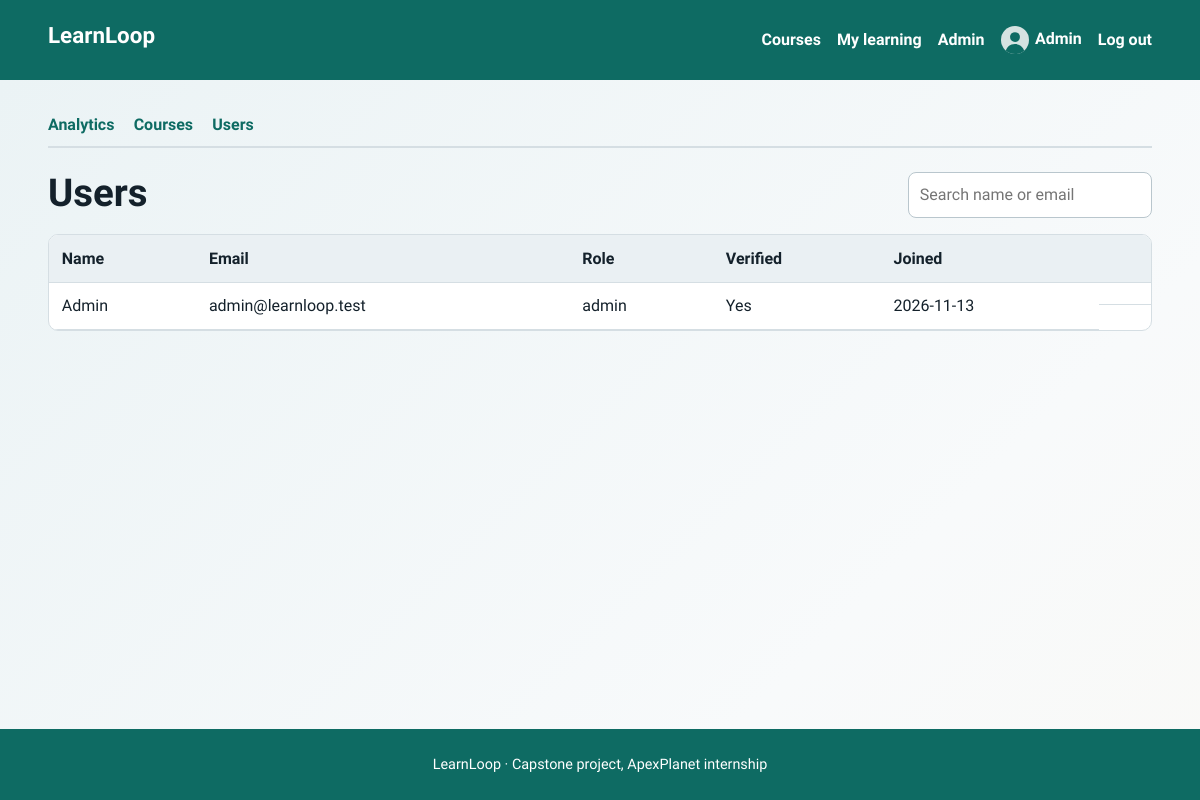
The page /admin/users.php (signed in) on the database its author committed.
### tables this page shows
CREATE TABLE users (
  id INT AUTO_INCREMENT PRIMARY KEY,
  name VARCHAR(80) NOT NULL,
  email VARCHAR(120) NOT NULL UNIQUE,
  password VARCHAR(255) NOT NULL,
  role ENUM('student','admin') NOT NULL DEFAULT 'student',
  avatar VARCHAR(120) DEFAULT NULL,
  bio VARCHAR(300) DEFAULT NULL,
  is_verified TINYINT(1) NOT NULL DEFAULT 0,
  created_at TIMESTAMP DEFAULT CURRENT_TIMESTAMP
);

### includes/functions.php (called while the page is built, shortened)
<?php
function db(): PDO {
    static $pdo = null;
    if ($pdo === null) {
        try {
            $pdo = new PDO('mysql:host=' . DB_HOST . ';dbname=' . DB_NAME . ';charset=utf8mb4', DB_USER, DB_PASS, [
                PDO::ATTR_ERRMODE => PDO::ERRMODE_EXCEPTION,
                PDO::ATTR_DEFAULT_FETCH_MODE => PDO::FETCH_ASSOC,
                PDO::ATTR_EMULATE_PREPARES => false,
            ]);
        } catch (PDOException $e) {
            http_response_code(500);
            die('<div style="font-family:sans-serif;padding:2rem;max-width:600px;margin:2rem auto;border:1px solid #e2e8f0;border-radius:8px;background:#fff5f5;color:#9b2c2c;">'
                . '<h2 style="margin-top:0;">Database Connection Error</h2>'
                . '<p><strong>' . htmlspecialchars($e->getMessage()) . '</strong></p>'
                . '<p style="color:#4a5568;">Please make sure your MariaDB/MySQL server is running on port 3306 and the <code>' . htmlspecialchars(DB_NAME) . '</code> database has been imported.</p>'
                . '</div>');
        }
    }
    return $pdo;
}
function e($v): string { return htmlspecialchars((string)$v, ENT_QUOTES, 'UTF-8'); }
function current_user(): ?array {
    static $user = false;
    if ($user === false) {
        $user = null;
        if (!empty($_SESSION['uid'])) {
            $s = db()->prepare('SELECT id,name,email,role,avatar,bio,created_at FROM users WHERE id=? AND is_verified=1');
            $s->execute([$_SESSION['uid']]);
            $user = $s->fetch() ?: null;
        }
    }
    return $user;
}
function require_admin(): array {
    $u = current_user();
    return $u;
}
function avatar_url(?array $u): string {
    return ($u && !empty($u['avatar'])) ? UPLOAD_URL . $u['avatar'] : 'assets/img/avatar.svg';
}

### admin/users.php (the view, shortened to what this page needs)
<?php
$base = '../'; require_once __DIR__ . '/../includes/functions.php'; $admin = require_admin();
$q = trim($_GET['q'] ?? '');
$s = db()->prepare("SELECT id,name,email,role,is_verified,created_at FROM users WHERE name LIKE ? OR email LIKE ? ORDER BY id DESC LIMIT 200");
$like = '%' . addcslashes($q, '%_\\') . '%'; $s->execute([$like, $like]); $rows = $s->fetchAll();
$pageTitle = 'Users'; require __DIR__ . '/../includes/header.php'; require __DIR__ . '/nav.php'; ?>
<div class="bar"><h1>Users</h1><form method="get"><input type="search" name="q" value="<?= e($q) ?>" placeholder="Search name or email" aria-label="Search users"></form></div>
<div class="table-wrap"><table>
<thead><tr><th>Name</th><th>Email</th><th>Role</th><th>Verified</th><th>Joined</th><th></th></tr></thead><tbody>
<?php foreach ($rows as $r): ?>
<tr><td><?= e($r['name']) ?></td><td><?= e($r['email']) ?></td><td><?= e($r['role']) ?></td><td><?= $r['is_verified'] ? 'Yes' : 'No' ?></td><td><?= e(substr($r['created_at'], 0, 10)) ?></td>
<td class="actions"><?php if ($r['id'] != $admin['id']): ?>
<?php endif; ?></td></tr>
<?php endforeach; if (!$rows): ?><tr><td colspan="6" class="empty">No users found.</td></tr><?php endif; ?>
</tbody></table></div>
<?php require __DIR__ . '/../includes/footer.php'; ?>

### includes/header.php (shortened to what this page needs)
<?php require_once __DIR__ . '/functions.php'; $me = current_user(); $base = $base ?? ''; ?>
<!doctype html>
<html lang="en">
<head>
<link rel="stylesheet" href="<?= $base ?>assets/css/style.css">
</head>
<body>
<header class="site-header">
  <a class="brand" href="<?= $base ?>index.php"><?= e(SITE_NAME) ?></a>
  <nav id="nav">
    <a href="<?= $base ?>index.php">Courses</a>
    <?php if ($me): ?>
      <a href="<?= $base ?>dashboard.php">My learning</a>
      <?php if ($me['role'] === 'admin'): ?><a href="<?= $base ?>admin/index.php">Admin</a><?php endif; ?>
      <a class="nav-user" href="<?= $base ?>profile.php"><img src="<?= $base . e(avatar_url($me)) ?>" alt="" width="28" height="28"><?= e($me['name']) ?></a>
      <a href="<?= $base ?>logout.php">Log out</a>
    <?php else: ?>
      <a href="<?= $base ?>login.php">Log in</a>
      <a class="btn btn-small" href="<?= $base ?>register.php">Create account</a>
    <?php endif; ?>
  </nav>
</header>
<main class="wrap">

### assets/css/style.css (style rules this page uses)
:root { --ink:#14212b;--muted:#5a6b76;--bg:#f3f6f8;--panel:#fff;--teal:#0e6b63;--teal-dark:#0a4f49;--gold:#f2b632;--line:#d5dee3;--danger:#b3372b;--radius:10px }
* { box-sizing:border-box }
body { margin:0;min-height:100vh;display:flex;flex-direction:column;font:1rem/1.6 "Source Sans 3",system-ui,sans-serif;color:var(--ink);background:var(--bg) }
h1,h2,h3,.brand { font-family:"Bricolage Grotesque",system-ui,sans-serif;line-height:1.2;margin:0 0 .6rem }
h1 { font-size:clamp(1.7rem,4vw,2.4rem);font-weight:800 }
a { color:var(--teal) }
main,.wrap { flex:1;width:100%;max-width:100%;margin:0;padding:2rem 4vw 3.5rem;box-sizing:border-box;background:linear-gradient(135deg,#ebf3f5 0%,#f8fafb 30%,#fcf7ed 70%,#edf5f4 100%);background-size:250% 250%;animation:mainBgShift 14s ease infinite,mainFadeIn 0.7s cubic-bezier(0.16,1,0.3,1) both }
.site-header { display:flex;flex-wrap:wrap;align-items:center;justify-content:space-between;gap:.5rem;padding:.7rem 4vw;background:var(--teal);color:#fff;min-height:80px }
.brand { font-size:1.4rem;font-weight:800;color:#fff;text-decoration:none }
.site-header nav { display:flex;flex-wrap:wrap;align-items:center;gap:1rem }
.site-header nav a { color:#fff;text-decoration:none;font-weight:600 }
.nav-user img { border-radius:50%;vertical-align:middle;margin-right:.4rem;object-fit:cover }
input,select,textarea { display:block;width:100%;margin-top:.3rem;padding:.6rem .7rem;border:1px solid #b9c6cd;border-radius:8px;font:inherit;background:#fff;color:var(--ink) }
.bar { display:flex;flex-wrap:wrap;gap:1rem;align-items:center;justify-content:space-between;margin-bottom:1rem }
.bar h1 { margin:0 }
.table-wrap { overflow-x:auto;background:var(--panel);border:1px solid var(--line);border-radius:var(--radius) }
table { width:100%;border-collapse:collapse }
th,td { text-align:left;padding:.65rem .8rem;border-bottom:1px solid var(--line) }
th { background:#eaf0f3 }
.actions { display:flex;gap:.8rem;align-items:center;flex-wrap:wrap }

### rows shown on the page
users: name "Admin", email "admin@learnloop.test", role "admin", is_verified "Yes", created_at "2026-11-13"

### other values the page prints
SITE_NAME "LearnLoop"
